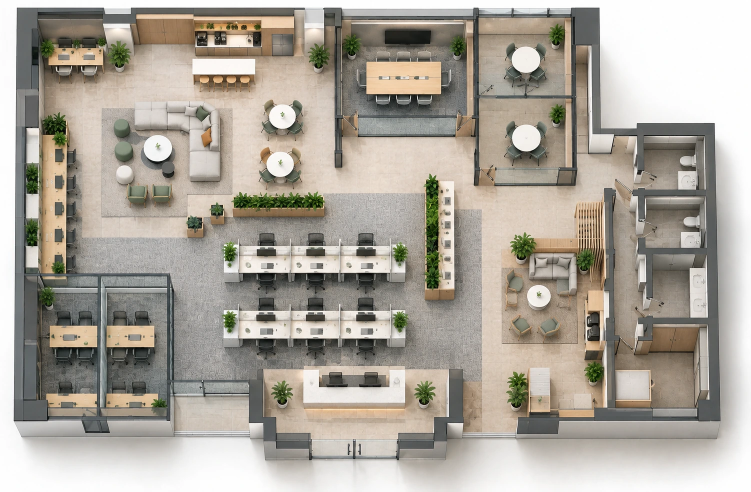
#> input picture assets/floorplans/floor_plan_main.webp, 1501 x 983 px (shown at 1/2 size)
$ python -i process_assets.py   (imports and definitions only)
#> lines starting #> are read from the running program, lines starting #| are printed output that depends on the picture
#> further down, picture is the input picture: PIL image 1501x983 RGB; mean R, G, B 171.7, 165.5, 155.4
"""OFFICE HISTORY — Visual Asset 처리 파이프라인.

assets/_originals/ 에 넣은 원본 이미지를 웹용으로 변환하고 매니페스트를 갱신합니다.

    python scripts/images/process_assets.py            # 처리 + 매니페스트 갱신
    python scripts/images/process_assets.py --check    # 검증만 (파일 변경 없음)

원본 파일명은 Asset ID와 같아야 합니다. 예) product_meeting_table.png

Python 3.12 / 3.13 모두에서 동작합니다. Pillow가 필요합니다.
"""

from __future__ import annotations

import argparse
import json
from datetime import datetime
import sys
from pathlib import Path

try:
    from PIL import Image, ImageStat, ImageChops
except ImportError:
    sys.exit(
        "Pillow가 필요합니다.\n"
        "  py -3.12 -m pip install Pillow   (3.12.5로 고정하려는 경우)\n"
        "  python -m pip install Pillow"
    )

ROOT = Path(__file__).resolve().parents[2]
ASSETS = ROOT / "assets"
ORIGINALS = ASSETS / "_originals"
MANIFEST = ASSETS / "visual-assets.json"

FOLDER_BY_TYPE = {
    "office": "office",
    "floorplan": "floorplans",
    "product": "products",
    "material": "materials",
    "project": "projects",
    "proposed": "proposed",
}

# 최소 가로 해상도. 미달하면 확대하지 않고 실패 처리합니다.
MIN_WIDTH = {
    "office": 1200,
    "floorplan": 1400,
    # 개선안은 화면에서 최대 1180px 로 표시됩니다 (1920 화면 기준).
    "proposed": 1100,
    "project": 800,
    # 제품·마감재는 여백을 잘라 피사체만 남기므로 원본보다 작아집니다. 화면에서
    # 34~356px 로 표시되니 이 정도면 충분합니다 — 잘라낸 것은 흰 여백뿐이고
    # 피사체의 픽셀 수는 그대로입니다.
    "product": 280,
    "material": 280,
}

# 웹 배포용 최대 가로. 이보다 크면 줄이고, 작으면 그대로 둡니다.
MAX_WIDTH = {
    "office": 1920,
    "floorplan": 2400,
    "proposed": 1920,
    "project": 1600,
    "product": 1200,
    "material": 1000,
}

# 깨진 이미지의 진짜 신호는 "밋밋함"이 아니라 "흰 캔버스에 피사체가 조그맣게
# 박혀 있음"이었습니다. 실제로 도장 마감 벽은 정상인데도 밋밋해서(표준편차 8.6)
# 밋밋함만 보면 멀쩡한 이미지를 떨어뜨립니다.
BLANK_RATIO = 0.30      # 이보다 작으면 사실상 빈 이미지 — 처리 중단
SMALL_RATIO = 0.60      # 이보다 작으면 확대 시 흐림 — 경고만
BLANK_STDDEV = 4        # 완전한 단색만 걸러내는 최후 방어선

THUMB_WIDTH = 480

# 발표 화면에서 확대해 보기 때문에 본 이미지는 높게 잡습니다. 썸네일은 작게
# 표시되어 차이가 보이지 않으므로 낮게 유지해 용량을 아낍니다.
WEBP_QUALITY = 92
THUMB_QUALITY = 82
SUPPORTED = {".png", ".jpg", ".jpeg", ".webp"}


# [12 lines left out: functions load_manifest, find_original, not called in this run]


# 생성 이미지는 흰 여백이 넓게 남는 경우가 많습니다. 공간 이미지는 여백을 잘라내야
# 화면에서 충분히 크게 보입니다.
TRIM_TYPES = {"office", "floorplan", "proposed", "project"}


def trim_whitespace(image: Image.Image, tolerance: int = 8) -> Image.Image:
    """거의 흰색인 바깥 여백을 잘라냅니다. 여백이 없으면 원본 그대로 둡니다."""
#> called with tolerance = 8
    rgb = image.convert("RGB")
    background = Image.new("RGB", rgb.size, (255, 255, 255))
#> background: PIL image 1501x983 RGB; every value is 255
    diff = ImageChops.difference(rgb, background)
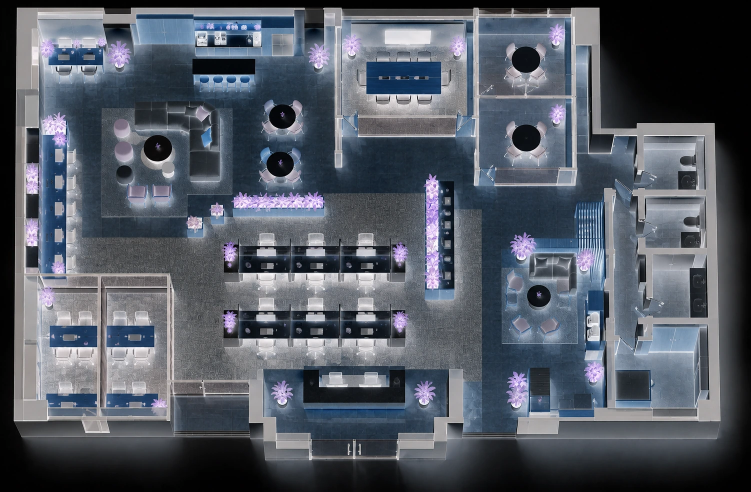
#> diff: PIL image 1501x983 RGB (shown at 1/2 size); mean R, G, B 83.3, 89.5, 99.6
    box = diff.convert("L").point(lambda v: 255 if v > tolerance else 0).getbbox()
#> box = (16, 15, 1501, 983)
    if not box:
        return image

    pad = round(min(rgb.size) * 0.015)
#> pad = 15
    left = max(0, box[0] - pad)
#> left = 1
    top = max(0, box[1] - pad)
#> top = 0
    right = min(rgb.width, box[2] + pad)
#> right = 1501
    bottom = min(rgb.height, box[3] + pad)
#> bottom = 983
    if (right - left) < rgb.width * 0.08 or (bottom - top) < rgb.height * 0.08:
        return image  # 잘못 잡힌 경우 원본 유지
    return image.crop((left, top, right, bottom))


# [133 lines left out: functions content_ratio, looks_blank, to_webp, process, main, not called in this run]


# [2 lines not run here, left out]

>>> from PIL import Image
>>> picture = Image.open('../../assets/floorplans/floor_plan_main.webp')
>>> result = trim_whitespace(picture)
